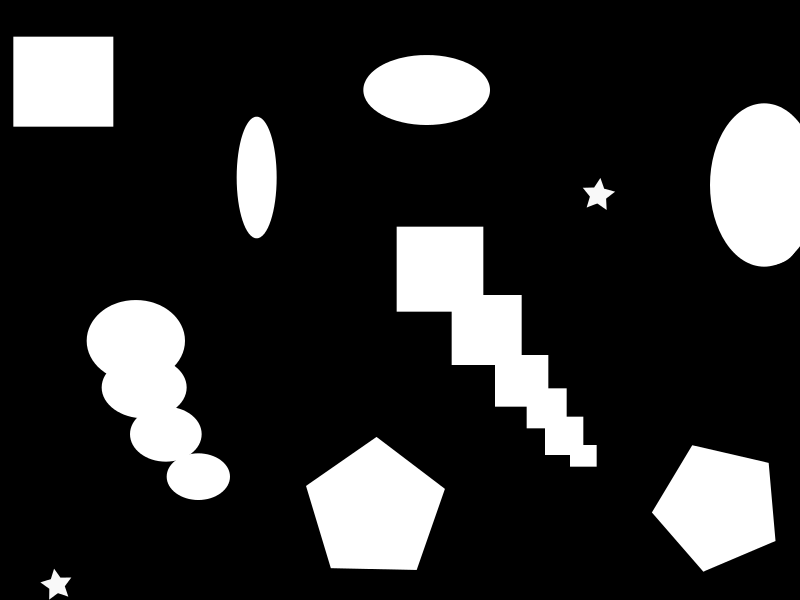
#> input picture shapes.png, 800 x 600 px
$ jupyter execute shapes.ipynb
#> lines starting #> are read from the running program, lines starting #| are printed output that depends on the picture; after the words box and inside, x2 and y2 are one past the last pixel; in counts of white or black regions, pixels touching at a corner belong together
<h2>Pré-processamento das Imagens</h2>

<p>Nesta célula, carregamos a imagem em escala de cinza usando a função cv2.imread() do OpenCV. A imagem é exibida utilizando matplotlib, para visualização inicial antes do pré-processamento.</p>

[cell 1]
import cv2
import numpy as np
import matplotlib.pyplot as plt

# Carregando a imagem em escala de cinza
image_path = 'shapes.png'
image = cv2.imread(image_path, cv2.IMREAD_GRAYSCALE)
#> image is the input picture: shape (600, 800); min 0, max 255, mean 46.6

# Exibindo a imagem original
plt.figure(figsize=(6, 6))
plt.title("Imagem Original")
plt.imshow(image, cmap='gray')
plt.axis('off')
plt.show()

<p>Aqui, aplicamos um filtro mediano para suavizar a imagem e reduzir os ruídos. O filtro mediano é útil para preservar as bordas enquanto elimina pequenas imperfeições.</p>

[cell 2]
# Aplicando um filtro mediano para reduzir ruídos
blurred_image = cv2.medianBlur(image, 5)

# Exibindo a imagem pré-processada
plt.figure(figsize=(6, 6))
plt.title("Imagem Pré-processada (Filtro mediano)")
plt.imshow(blurred_image, cmap='gray')
plt.axis('off')
plt.show()

<h2>Extração do Fundo</h2>

<p>Nessa célula, usamos a limiarização Otsu para separar automaticamente os objetos do fundo da imagem. Após isso, aplicamos uma operação morfológica de fechamento para conectar pequenos fragmentos de objetos e limpar o resultado da segmentação.</p>
<p>Considerando que a imagem ja esta bem segmentada as operações morfológicas podem não ser cruciais</p>

[cell 3]
# Aplicando limiarização Otsu para separar os objetos do fundo
_, thresholded_image = cv2.threshold(blurred_image, 0, 255, cv2.THRESH_BINARY + cv2.THRESH_OTSU)
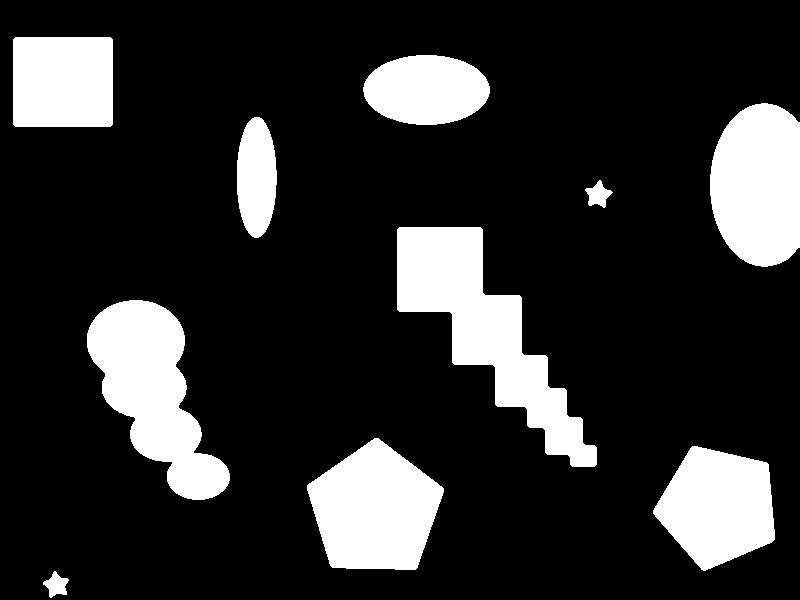
#> thresholded_image: shape (600, 800); 18.3% white; 10 white regions, largest, box (x1, y1, x2, y2) and area: (397, 227, 597, 467) 17024, (87, 300, 230, 500) 14407, (307, 438, 444, 570) 12690


plt.figure(figsize=(6, 6))
plt.title("Imagem Pós-processada (Limiarização)")
plt.imshow(thresholded_image, cmap='gray')
plt.axis('off')
plt.show()

# Aplicando operações morfológicas para limpar a segmentação
kernel = cv2.getStructuringElement(cv2.MORPH_RECT, (3, 3))
cleaned_image = cv2.morphologyEx(thresholded_image, cv2.MORPH_CLOSE, kernel, iterations=2)
#> cleaned_image: shape (600, 800); 18.3% white; 10 white regions, largest, box (x1, y1, x2, y2) and area: (397, 227, 597, 467) 17024, (87, 300, 230, 500) 14431, (307, 438, 444, 570) 12690

# Exibindo a imagem limiarizada e pós-processada
plt.figure(figsize=(6, 6))
plt.title("Imagem Pós-processada (Morfologia)")
plt.imshow(cleaned_image, cmap='gray')
plt.axis('off')
plt.show()

<h2>Segmentação e Contagem de Objetos usando Flood Fill</h2>

<p>Aqui, usamos a função bfs (Busca em Largura) para rotular os objetos conectados na imagem. Cada componente conectado recebe um rótulo único, e o total de objetos segmentados é exibido. A imagem resultante mostra cada objeto rotulado com uma cor diferente.</p>

[cell 4]
# Inicialize o rótulo e a matriz de labels
label_count = 1
labels = np.zeros_like(cleaned_image)
rows, cols = cleaned_image.shape
#> rows = 600; cols = 800

def bfs(x, y, label):
    queue = [(x, y)]
    labels[x, y] = label
    while queue:
        cx, cy = queue.pop(0)
        for nx, ny in [(cx+1, cy), (cx-1, cy), (cx, cy+1), (cx, cy-1)]:
            if 0 <= nx < rows and 0 <= ny < cols and cleaned_image[nx, ny] == 255 and labels[nx, ny] == 0:
                labels[nx, ny] = label
                queue.append((nx, ny))

# Percorrer todos os pixels da imagem
for i in range(rows):
    for j in range(cols):
        if cleaned_image[i, j] == 255 and labels[i, j] == 0:
            bfs(i, j, label_count)
            label_count += 1
#> after the loop, label_count = 11

num_objects = label_count - 1
#> num_objects = 10

# Exibindo a imagem rotulada
plt.figure(figsize=(6, 6))
plt.title(f"Imagem Segmentada com {num_objects} Objetos")
plt.imshow(labels, cmap='nipy_spectral')
plt.axis('off')
plt.show()
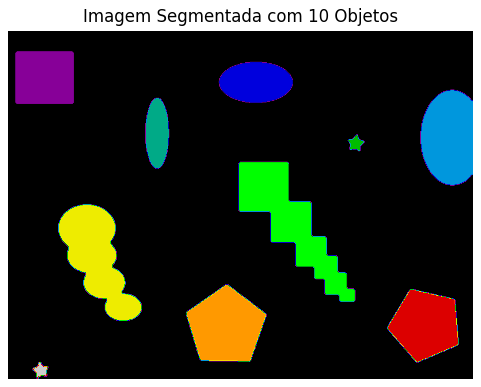
#> figure drawn by matplotlib, 1 panel

<h2>Visualização e Cálculo da Área dos Objetos</h2>

<p>Nesta última célula, criamos uma imagem onde cada objeto segmentado é colorido de acordo com sua área relativa, utilizando o espaço de cores HSV. O objetivo é visualizar facilmente cada objeto. Além disso, calculamos e exibimos a área (em pixels) de cada objeto identificado.</p>

[cell 5]
# Visualizar cada objeto com uma cor diferente e calcular a área
hue_img = np.zeros_like(labels, dtype=np.uint8)
saturation = np.ones_like(labels, dtype=np.uint8) * 255
value = np.ones_like(labels, dtype=np.uint8) * 255

for i in range(1, num_objects + 1):
    hue_value = int(180 * (i / num_objects))
    hue_img[labels == i] = hue_value
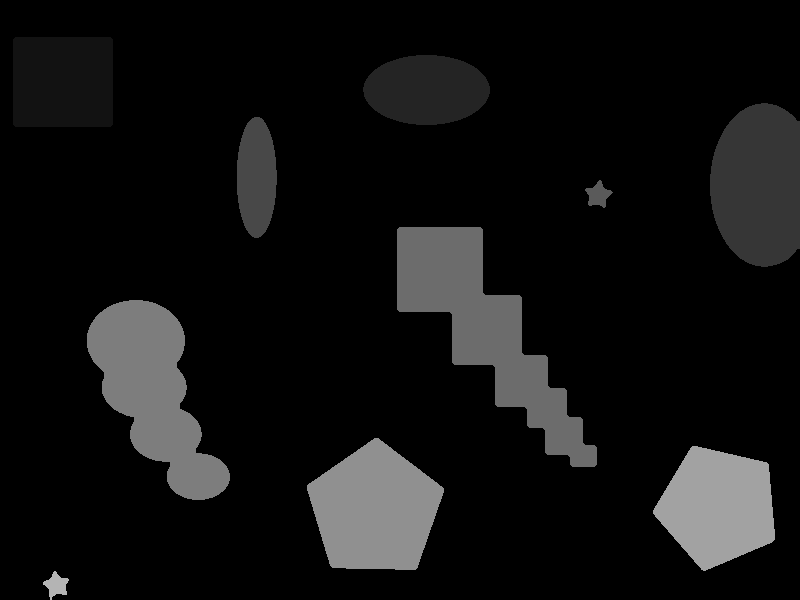
#> hue_img: shape (600, 800); min 0, max 180, mean 18

hsv_img = cv2.merge([hue_img, saturation, value])
color_img = cv2.cvtColor(hsv_img, cv2.COLOR_HSV2BGR)
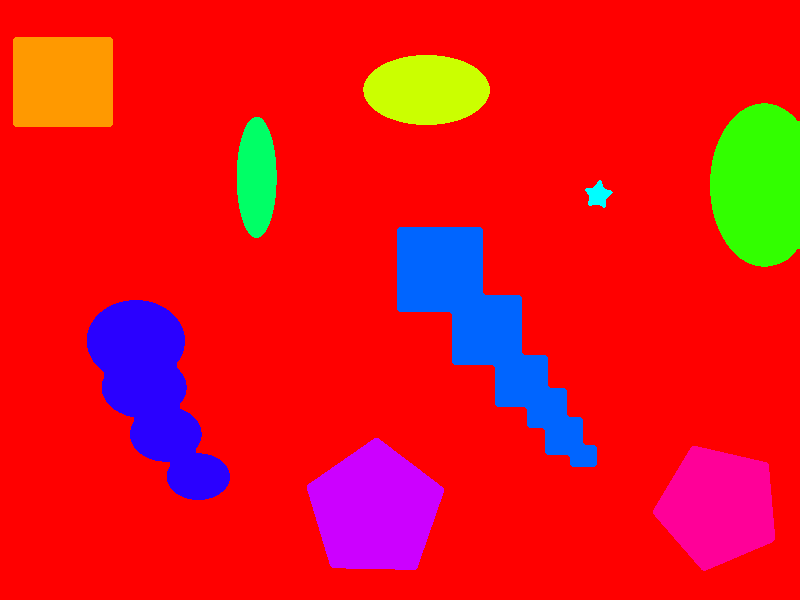
#> color_img: shape (600, 800, 3); mean B, G, R 27.8, 19, 229.9
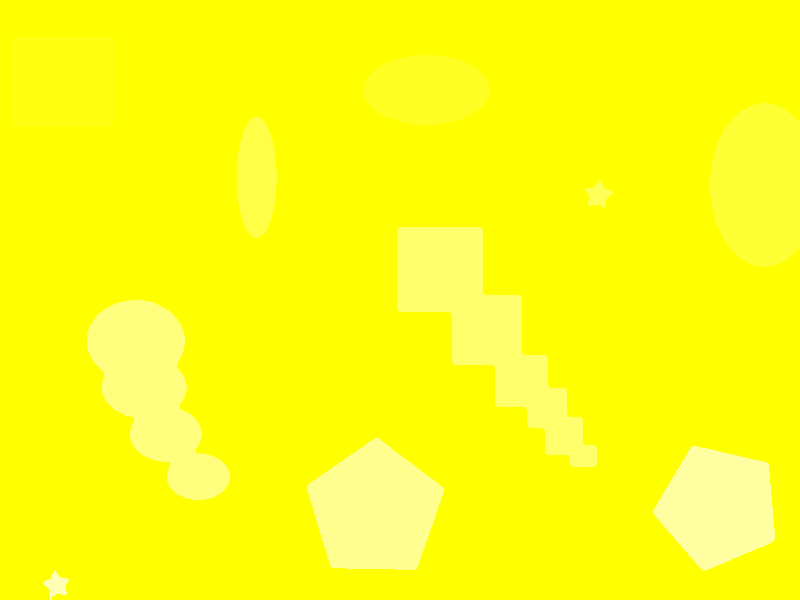
#> hsv_img: shape (600, 800, 3); mean of channels 0, 1, 2 18, 255, 255; drawn as B, G, R

# Exibindo a imagem colorida com os objetos rotulados
plt.figure(figsize=(6, 6))
plt.title("Objetos Segmentados e Coloridos")
plt.imshow(color_img)
plt.axis('off')
plt.show()

# Calculando e exibindo a área de cada objeto
for i in range(1, num_objects + 1):
    area = np.sum(labels == i)
    print(f'Objeto {i}: {area} pixels')
